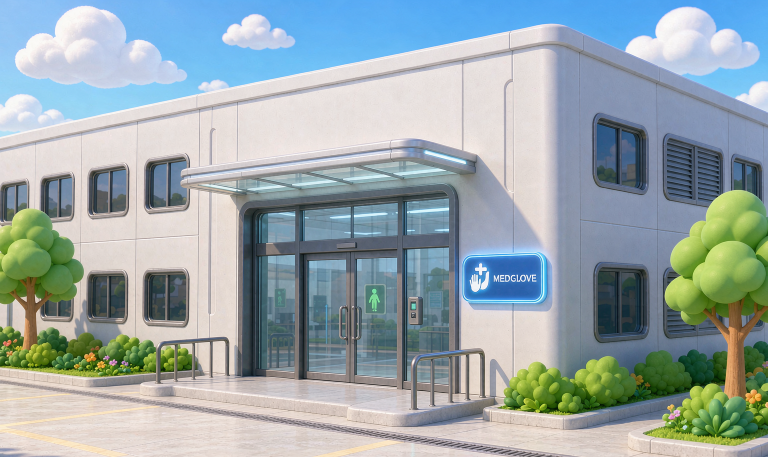
#> input picture assets/images/nitrile-entrance.png, 1536 x 914 px, found by its file name (shown at 1/2 size)
$ python trim_entrance_watermark.py
#> lines starting #> are read from the running program, lines starting #| are printed output that depends on the picture
import os
from PIL import Image

d = r"C:\Users\INTCO\Desktop\桂校导航\web-guide\assets\images"
names = ["nitrile-entrance.png", "pvc-entrance.png"]
cut = 88

lines = []
for n in names:
    p = os.path.join(d, n)
    if not os.path.exists(p):
        lines.append(n + " MISSING")
        continue
    before = os.path.getsize(p)
    im = Image.open(p).convert("RGB")
#> im is the input picture: PIL image 1536x914 RGB; mean R, G, B 153.2, 167.8, 171
    w, h = im.size
#> w = 1536; h = 914
    out = im.crop((0, 0, w, h - cut))
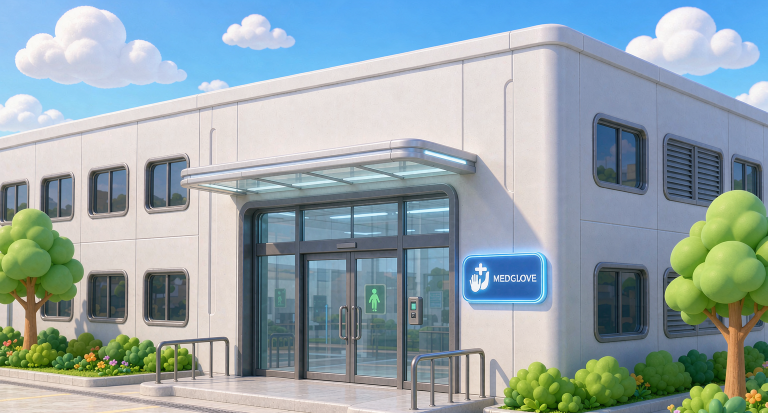
#> out: PIL image 1536x826 RGB (shown at 1/2 size); mean R, G, B 148.1, 165, 169.8
    out.save(p)
    lines.append("%s: %dx%d %dKB -> %dx%d %dKB" % (n, w, h, before // 1024, out.size[0], out.size[1], os.path.getsize(p) // 1024))
#> pass 2 of the loop `for n in names:`:
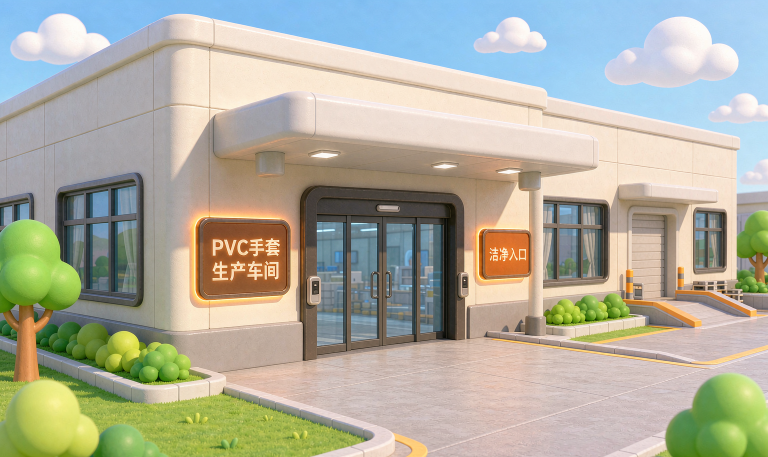
#> input picture assets/images/pvc-entrance.png, 1536 x 914 px, found by its file name (shown at 1/2 size)
#> im is the input picture: PIL image 1536x914 RGB; mean R, G, B 175.1, 174.4, 158.5
#> `out = im.crop((0, 0, w, h - cut))`:
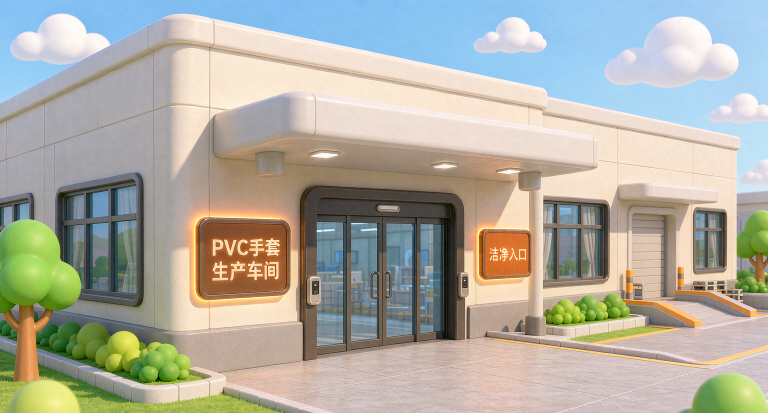
#> out: PIL image 1536x826 RGB (shown at 1/2 size); mean R, G, B 175, 173.4, 162.1

with open(os.path.join(d, "_trim_result.txt"), "w", encoding="utf-8") as f:
    f.write("\n".join(lines))
